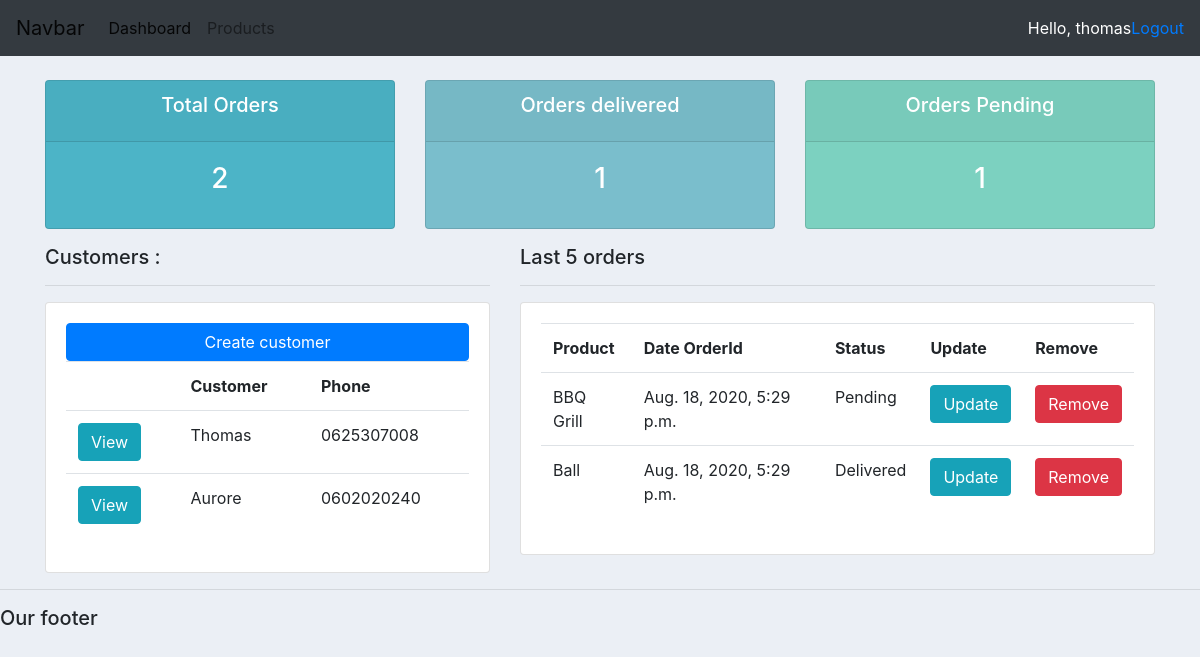
The app's page / (signed in) with its own data.
### accounts/models.py (models this page shows, shortened)
class Customer(models.Model):
    name = models.CharField(max_length=200, null=True)
    phone = models.CharField(max_length=10, null=True)
    email = models.CharField(max_length=200, null=True)
    date_created = models.DateTimeField(auto_now_add=True, null=True)

class Order(models.Model):
    STATUS =(
        ('Pending', 'Pending'),
        ('Out for delivery', 'Out for delivery'),
        ('Delivered', 'Delivered'),
    )
    customer = models.ForeignKey(Customer, null= True, on_delete=models.SET_NULL)
    product = models.ForeignKey(Product, null=True, on_delete=models.SET_NULL)
    date_created = models.DateTimeField(auto_now_add=True, null=True)
    status = models.CharField(max_length=200, null=True, choices=STATUS)

class Product(models.Model):
    CATEGORY = (
        ('Indoor', 'Indoor'),
        ('Out door', 'Out door'),
    )
    name = models.CharField(max_length=200, null=True)
    price = models.FloatField(null=True)
    category = models.CharField(max_length=200, null=True, choices=CATEGORY)
    description = models.CharField(max_length=200, null=True, blank=True)
    date_created = models.DateTimeField(auto_now_add=True, null=True)
    tags = models.ManyToManyField(Tag)
    def __str__(self):
        return self.name

### accounts/decorators.py (the view)
        def wrapper_func(request, *args, **kwargs):
            print('Wrapper working', allowed_roles)
            return view_func(request, *args, **kwargs)

### accounts/views.py (called while the page is built)
@login_required(login_url='login')
@allowed_users(allowed_roles=['admin'])
def home(request):
    orders = Order.objects.all()
    customers = Customer.objects.all()
    total_customers = customers.count()
    total_orders = orders.count()
    delivered = orders.filter(status='Delivered').count()
    pending = orders.filter(status='Pending').count()
    datas = { 'orders': orders, 'customers': customers, 'total_customers': total_customers, 'total_orders': total_orders, 'delivered': delivered, 'pending': pending, }
    return render(request, 'accounts/dashboard.html', datas)

### accounts/templates/accounts/dashboard.html
{% extends 'accounts/base.html' %}
{% block content %}
<div class="container">
    {% include 'accounts/status.html' %}
    <div class="row">
        <div class="col-5">
            <h5>Customers : </h5>
            <hr>
            <div class="card card-body">
                <a href="" class="btn btn-primary">Create customer</a>
                <table class="table">
                    <tr>
                        <th></th>
                        <th>Customer</th>
                        <th>Phone</th>
                    </tr>
                    {% for customer in customers %}
                        <tr>
                            <td><a class="btn btn-info" href="{% url 'customer' customer.id %}">View</a></td>
                            <td>{{customer.name}}</td>
                            <td>{{customer.phone}}</td>
                        </tr>
                    {% endfor %}
                </table>
            </div>
        </div>
        <div class="col-7">
            <h5>Last 5 orders </h5>
            <hr>
            <div class="card card-body">
                <table class="table">
                    <tr>
                        <th>Product</th>
                        <th>Date OrderId</th>
                        <th>Status</th>
                        <th>Update</th>
                        <th>Remove</th>
                    </tr>
                    {% for order in orders %}
                        <tr>
                            <td>{{order.product}}</td>
                            <td>{{order.date_created}}</td>
                            <td>{{order.status}}</td>
                            <td><a class="btn btn-info" href="{% url 'update_order' order.id %}">Update</a></td>
                            <td><a class="btn btn-danger" href="{% url 'delete_order' order.id %}">Remove</a></td>
                        </tr>
                    {% endfor %}
                </table>
            </div>
        </div>
    </div>
</div>
{% endblock %}

### accounts/templates/accounts/navbar.html (shortened to what this page needs)
<nav class="navbar navbar-expand-lg navbar-light bg-dark">
    <a class="navbar-brand" href="#">Navbar</a>
    <div class="collapse navbar-collapse" id="navbarNav">
        <ul class="navbar-nav">
            <li class="nav-item active">
                <a class="nav-link" href="{% url 'home' %}">Dashboard</a>
            </li>
            <li class="nav-item">
                <a class="nav-link" href="{% url 'products' %}">Products</a>
            </li>
        </ul>
    </div>
    <span class="text-white">Hello, {{request.user}}</span>
    <span><a href="{% url 'logout' %}">Logout</a></span>
</nav>

### static/css/main.css (style rules this page uses)
body { background-color: #ebeff5 }

### records on screen
Customer: name "Thomas", phone "0625307008"
Customer: name "Aurore", phone "0602020240"
Order: product "BBQ Grill", date_created "Aug. 18, 2020, 5:29 p.m.", status "Pending"
Order: product "Ball", date_created "Aug. 18, 2020, 5:29 p.m.", status "Delivered"

### other values on screen
{{ request.user }} "thomas"
{{ total_orders }} "2"
{{ delivered }} "1"
{{ pending }} "1"
